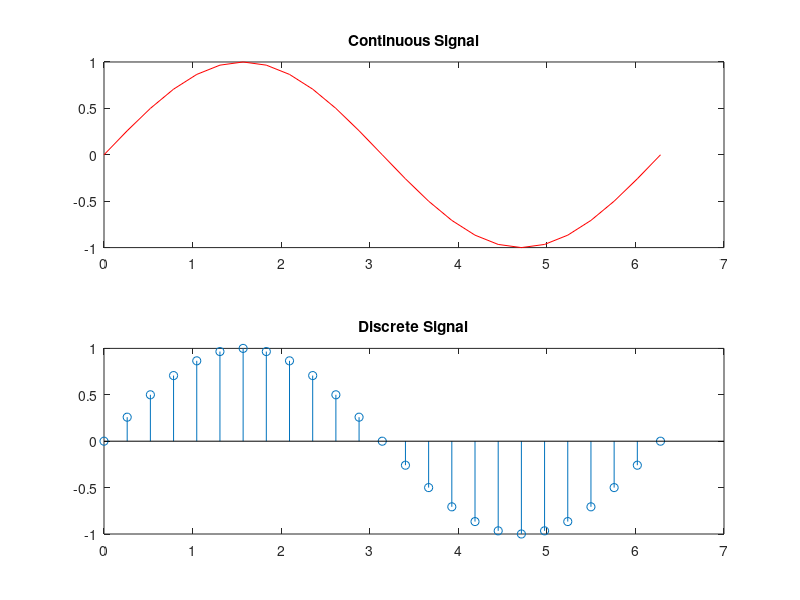

Recreate this plot in MATLAB.
clc;
clear;
close all;
%{
Program to understand formatting a plot:
Continuous time and Discrete time signals.
%}
x=linspace(0,2*pi,25);
y=sin(x);
subplot(2,1,1);
plot(x,y,'r');
title('Continuous Signal');
subplot(2,1,2);
stem(x,y);
title('Discrete Signal');